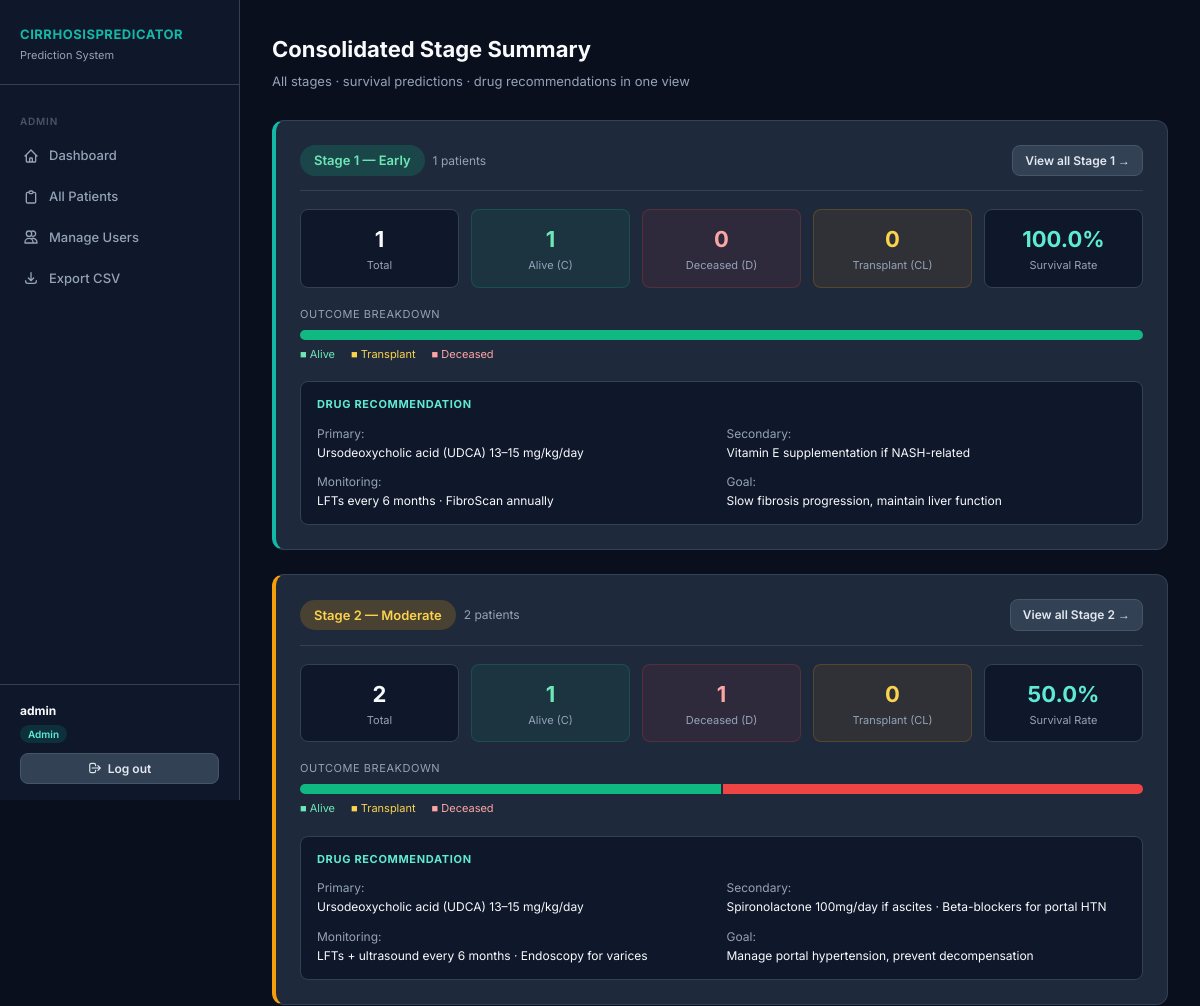
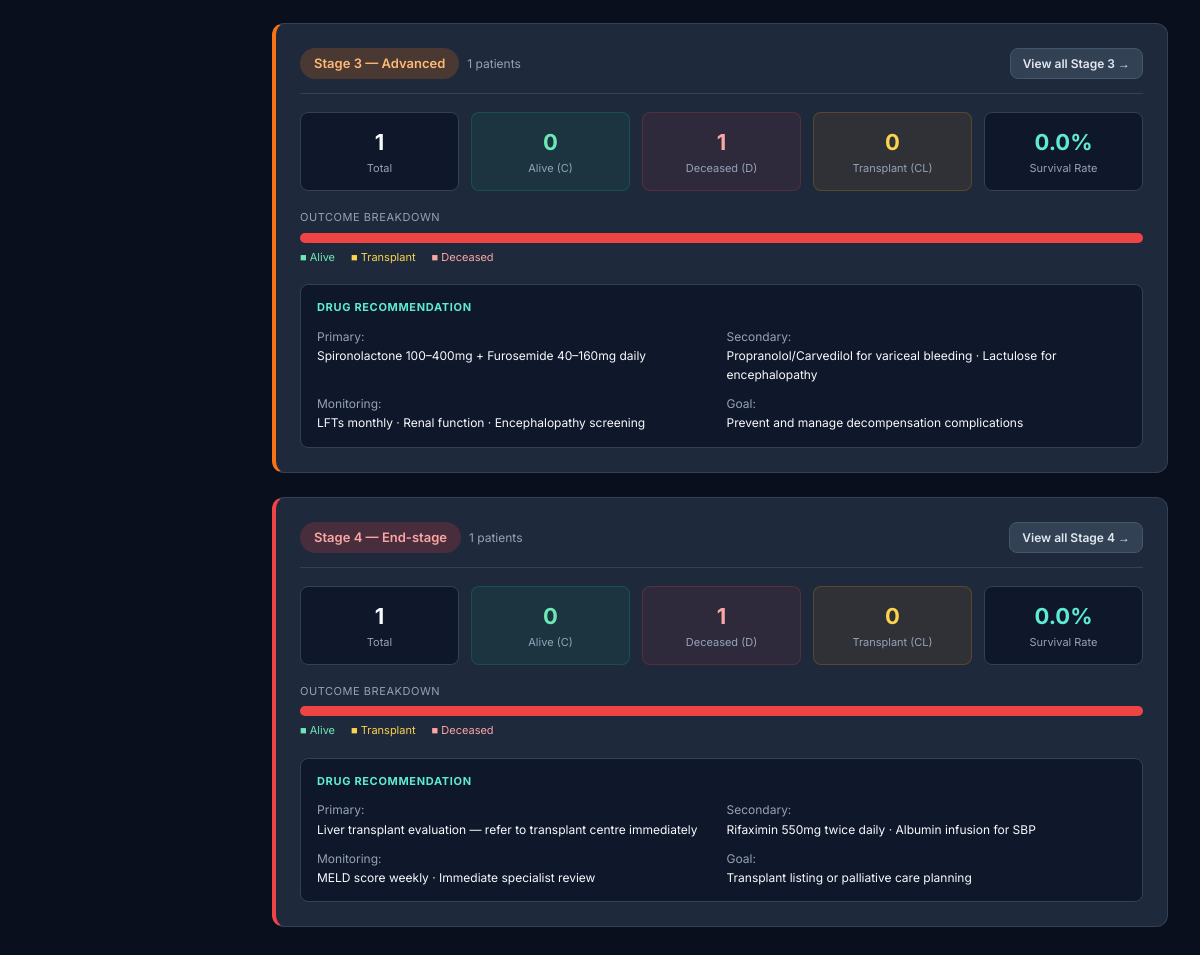
The page /medic/summary (signed in) on the database its author committed (2 pictures, top to bottom).
### app/models.py (models this page shows, shortened)
class User(UserMixin, db.Model):
    __tablename__ = 'users'
    id         = db.Column(db.Integer,  primary_key=True)
    username   = db.Column(db.String(80),  unique=True, nullable=False)
    password   = db.Column(db.String(200), nullable=False)
    role       = db.Column(db.String(20),  nullable=False)   # admin | lab | medic
    created_at = db.Column(db.DateTime,    default=datetime.utcnow)
    is_active  = db.Column(db.Boolean,     default=True)

class Prediction(db.Model):
    __tablename__ = 'predictions'
    id                = db.Column(db.Integer, primary_key=True)
    patient_id        = db.Column(db.Integer, db.ForeignKey('patients.id'), nullable=False)
    reviewed_by       = db.Column(db.String(80), nullable=True)
    predicted_status  = db.Column(db.String(5))
    predicted_outcome = db.Column(db.String(50))
    prob_alive        = db.Column(db.Float)
    prob_transplant   = db.Column(db.Float)
    prob_deceased     = db.Column(db.Float)
    confidence        = db.Column(db.Float)
    confidence_flag   = db.Column(db.String(10))
    primary_drug      = db.Column(db.Text)
    secondary_drug    = db.Column(db.Text)
    monitoring        = db.Column(db.Text)
    treatment_goal    = db.Column(db.Text)
    clinical_note     = db.Column(db.Text)
    predicted_at      = db.Column(db.DateTime, default=datetime.utcnow)

### app/routes/medic.py (the view)
@medic.route('/summary')
@login_required
@medic_required
def summary():
    stage_data = []
    for s in [1, 2, 3, 4]:
        label, color = STAGE_LABELS[s]
        drug_rec     = DRUG_RECS[s]
        patients_qs  = (Patient.query.join(Prediction)
                        .filter(Patient.stage == s)
                        .order_by(Patient.submitted_at.desc()).all())
        total_s  = len(patients_qs)
        alive_s  = sum(1 for p in patients_qs if p.prediction and p.prediction.predicted_status == 'C')
        dead_s   = sum(1 for p in patients_qs if p.prediction and p.prediction.predicted_status == 'D')
        trans_s  = sum(1 for p in patients_qs if p.prediction and p.prediction.predicted_status == 'CL')
        review_s = sum(1 for p in patients_qs if p.prediction and p.prediction.confidence_flag == 'REVIEW')
        avg_conf = (sum(p.prediction.confidence for p in patients_qs if p.prediction) / total_s
                    if total_s > 0 else 0)
        stage_data.append({
            'stage': s, 'label': label, 'color': color,
            'drug_rec': drug_rec,
            'total': total_s, 'alive': alive_s,
            'deceased': dead_s, 'transplant': trans_s,
            'reviews': review_s,
            'avg_conf': round(avg_conf * 100, 1),
            'survival_rate': round(alive_s / total_s * 100, 1) if total_s > 0 else 0,
        })
    return render_template('medic/summary.html', stage_data=stage_data)

### app/models.py (called while the page is built)
@login_manager.user_loader
def load_user(user_id):
    return User.query.get(int(user_id))

### app/routes/medic.py (called while the page is built)
def medic_required(f):
    @wraps(f)
    def decorated(*args, **kwargs):
        if not current_user.is_authenticated or current_user.role not in ['medic', 'admin']:
            flash('Medic access required.', 'danger')
            return redirect(url_for('auth.login'))
        return f(*args, **kwargs)
    return decorated

### app/templates/medic/summary.html (shortened to what this page needs)
{% extends "base.html" %}
{% block content %}
<div class="page-header">
  <h2>Consolidated Stage Summary</h2>
  <p>All stages · survival predictions · drug recommendations in one view</p>
</div>
{% for s in stage_data %}
<div class="card" style="border-left: 4px solid var(--{% if s.color == 'success' %}teal-400{% elif s.color == 'warning' %}yellow{% elif s.color == 'orange' %}orange{% else %}red{% endif %})">
  <div class="card-header">
    <div class="flex items-center gap-8">
      <span class="badge stage-{{ s.stage }}" style="font-size:13px;padding:5px 14px">
        Stage {{ s.stage }} — {{ s.label }}
      </span>
      <span class="text-muted" style="font-size:12px">{{ s.total }} patients</span>
    </div>
    <a href="{{ url_for('medic.stage_view', stage_num=s.stage) }}" class="btn btn-secondary btn-sm">
      View all Stage {{ s.stage }} →
    </a>
  </div>
  <div style="display:grid;grid-template-columns:repeat(5,1fr);gap:12px;margin-bottom:18px">
    <div style="text-align:center;padding:12px;background:var(--navy-800);border-radius:8px;border:1px solid var(--navy-600)">
      <div style="font-size:22px;font-weight:700">{{ s.total }}</div>
      <div style="font-size:11px;color:var(--gray-400)">Total</div>
    </div>
    <div style="text-align:center;padding:12px;background:rgba(16,185,129,.08);border-radius:8px;border:1px solid rgba(16,185,129,.2)">
      <div style="font-size:22px;font-weight:700;color:#6ee7b7">{{ s.alive }}</div>
      <div style="font-size:11px;color:var(--gray-400)">Alive (C)</div>
    </div>
    <div style="text-align:center;padding:12px;background:rgba(239,68,68,.08);border-radius:8px;border:1px solid rgba(239,68,68,.2)">
      <div style="font-size:22px;font-weight:700;color:#fca5a5">{{ s.deceased }}</div>
      <div style="font-size:11px;color:var(--gray-400)">Deceased (D)</div>
    </div>
    <div style="text-align:center;padding:12px;background:rgba(245,158,11,.08);border-radius:8px;border:1px solid rgba(245,158,11,.2)">
      <div style="font-size:22px;font-weight:700;color:#fcd34d">{{ s.transplant }}</div>
      <div style="font-size:11px;color:var(--gray-400)">Transplant (CL)</div>
    </div>
    <div style="text-align:center;padding:12px;background:var(--navy-800);border-radius:8px;border:1px solid var(--navy-600)">
      <div style="font-size:22px;font-weight:700;color:var(--teal-300)">{{ s.survival_rate }}%</div>
      <div style="font-size:11px;color:var(--gray-400)">Survival Rate</div>
    </div>
  </div>
  {% if s.total > 0 %}
  <div style="margin-bottom:18px">
    <div style="font-size:11px;color:var(--gray-400);margin-bottom:6px;text-transform:uppercase;letter-spacing:.05em">Outcome breakdown</div>
    <div style="display:flex;height:10px;border-radius:5px;overflow:hidden;gap:2px">
      {% if s.alive > 0 %}
      <div style="flex:{{ s.alive }};background:#10b981" title="Alive: {{ s.alive }}"></div>
      {% endif %}
      {% if s.deceased > 0 %}
      <div style="flex:{{ s.deceased }};background:#ef4444" title="Deceased: {{ s.deceased }}"></div>
      {% endif %}
    </div>
    <div style="display:flex;gap:16px;margin-top:6px;font-size:11px;color:var(--gray-400)">
      <span style="color:#6ee7b7">■ Alive</span>
      <span style="color:#fcd34d">■ Transplant</span>
      <span style="color:#fca5a5">■ Deceased</span>
    </div>
  </div>
  {% endif %}
  <div style="background:var(--navy-800);border-radius:8px;padding:14px 16px;border:1px solid var(--navy-600)">
    <div style="font-size:11px;font-weight:700;text-transform:uppercase;letter-spacing:.06em;color:var(--teal-300);margin-bottom:10px">
      Drug Recommendation
    </div>
    <div style="display:grid;grid-template-columns:1fr 1fr;gap:10px;font-size:12px">
      <div><span style="color:var(--gray-400)">Primary:</span><br>{{ s.drug_rec.primary }}</div>
      <div><span style="color:var(--gray-400)">Secondary:</span><br>{{ s.drug_rec.secondary }}</div>
      <div><span style="color:var(--gray-400)">Monitoring:</span><br>{{ s.drug_rec.monitoring }}</div>
      <div><span style="color:var(--gray-400)">Goal:</span><br>{{ s.drug_rec.goal }}</div>
    </div>
  </div>
</div>
{% endfor %}
{% endblock %}

### app/templates/base.html (shortened to what this page needs)
<!DOCTYPE html>
<html lang="en">
<head>
  <link rel="stylesheet" href="{{ url_for('static', filename='css/style.css') }}">
</head>
<body>
<div class="layout">
  <aside class="sidebar">
    <div class="sidebar-logo">
      <h1>CirrhosisPredicator</h1>
      <p>Prediction System</p>
    </div>
    <nav class="sidebar-nav">
      {% if current_user.role == 'admin' %}
        <div class="nav-section-label">Admin</div>
        <a href="{{ url_for('admin.admin_dashboard') }}"
           class="nav-link {% if request.endpoint == 'admin.admin_dashboard' %}active{% endif %}">
          <svg fill="none" stroke="currentColor" viewBox="0 0 24 24"><path stroke-linecap="round" stroke-linejoin="round" stroke-width="2" d="M3 12l2-2m0 0l7-7 7 7M5 10v10a1 1 0 001 1h3m10-11l2 2m-2-2v10a1 1 0 01-1 1h-3m-6 0a1 1 0 001-1v-4a1 1 0 011-1h2a1 1 0 011 1v4a1 1 0 001 1m-6 0h6"/></svg>
          Dashboard
        </a>
        <a href="{{ url_for('admin.patients') }}"
           class="nav-link {% if request.endpoint == 'admin.patients' %}active{% endif %}">
          <svg fill="none" stroke="currentColor" viewBox="0 0 24 24"><path stroke-linecap="round" stroke-linejoin="round" stroke-width="2" d="M9 5H7a2 2 0 00-2 2v12a2 2 0 002 2h10a2 2 0 002-2V7a2 2 0 00-2-2h-2M9 5a2 2 0 002 2h2a2 2 0 002-2M9 5a2 2 0 012-2h2a2 2 0 012 2"/></svg>
          All Patients
        </a>
        <a href="{{ url_for('admin.users') }}"
           class="nav-link {% if request.endpoint in ['admin.users','admin.add_user'] %}active{% endif %}">
          <svg fill="none" stroke="currentColor" viewBox="0 0 24 24"><path stroke-linecap="round" stroke-linejoin="round" stroke-width="2" d="M12 4.354a4 4 0 110 5.292M15 21H3v-1a6 6 0 0112 0v1zm0 0h6v-1a6 6 0 00-9-5.197M13 7a4 4 0 11-8 0 4 4 0 018 0z"/></svg>
          Manage Users
        </a>
        <a href="{{ url_for('admin.export_csv') }}" class="nav-link">
          <svg fill="none" stroke="currentColor" viewBox="0 0 24 24"><path stroke-linecap="round" stroke-linejoin="round" stroke-width="2" d="M4 16v1a3 3 0 003 3h10a3 3 0 003-3v-1m-4-4l-4 4m0 0l-4-4m4 4V4"/></svg>
          Export CSV
        </a>
      {% endif %}
    </nav>
    <div class="sidebar-footer">
      <div class="sidebar-user">
        <strong>{{ current_user.username }}</strong>
        <span class="role-badge">{{ current_user.role | capitalize }}</span>
      </div>
      <a href="{{ url_for('auth.logout') }}" class="btn btn-secondary btn-sm" style="width:100%;justify-content:center;">
        <svg fill="none" stroke="currentColor" viewBox="0 0 24 24" style="width:14px;height:14px"><path stroke-linecap="round" stroke-linejoin="round" stroke-width="2" d="M17 16l4-4m0 0l-4-4m4 4H7m6 4v1a3 3 0 01-3 3H6a3 3 0 01-3-3V7a3 3 0 013-3h4a3 3 0 013 3v1"/></svg>
        Log out
      </a>
    </div>
  </aside>
  <main class="main-content">
    {% block content %}{% endblock %}
  </main>
</div>
</body>
</html>

### app/static/css/style.css (style rules this page uses)
:root { --navy-900: #0a0f1e; --navy-800: #0f172a; --navy-700: #1e293b; --navy-600: #334155; --navy-500: #475569; --teal-500: #0d9488; --teal-400: #14b8a6; --teal-300: #5eead4; --teal-100: #ccfbf1; --white: #f8fafc; --gray-100: #f1f5f9; --gray-200: #e2e8f0; --gray-400: #94a3b8; --green: #10b981; --yellow: #f59e0b; --orange: #f97316; --red: #ef4444; --sidebar-w: 240px; }
*, *::before, *::after { box-sizing: border-box; margin: 0; padding: 0; }
html, body { height: 100%; }
body { font-family: 'Inter', 'IBM Plex Sans', system-ui, sans-serif; background: var(--navy-900); color: var(--white); font-size: 14px; line-height: 1.6; }
.layout { display: flex; min-height: 100vh; }
.main-content { flex: 1; margin-left: var(--sidebar-w); padding: 32px; overflow-y: auto; }
.sidebar { width: var(--sidebar-w); background: var(--navy-800); border-right: 1px solid var(--navy-600); position: fixed; top: 0; left: 0; height: 100vh; display: flex; flex-direction: column; z-index: 100; }
.sidebar-logo { padding: 24px 20px 20px; border-bottom: 1px solid var(--navy-600); }
.sidebar-logo h1 { font-size: 13px; font-weight: 700; color: var(--teal-400); letter-spacing: .04em; text-transform: uppercase; }
.sidebar-logo p { font-size: 11px; color: var(--gray-400); margin-top: 2px; }
.sidebar-nav { flex: 1; padding: 16px 0; overflow-y: auto; }
.nav-section-label { font-size: 10px; font-weight: 600; letter-spacing: .08em; text-transform: uppercase; color: var(--navy-500); padding: 12px 20px 6px; }
.nav-link { display: flex; align-items: center; gap: 10px; padding: 10px 20px; color: var(--gray-400); text-decoration: none; font-size: 13px; font-weight: 500; border-left: 3px solid transparent; transition: all .15s; }
.nav-link svg { width: 16px; height: 16px; flex-shrink: 0; }
.sidebar-footer { padding: 16px 20px; border-top: 1px solid var(--navy-600); }
.sidebar-user { font-size: 12px; color: var(--gray-400); margin-bottom: 10px; }
.sidebar-user strong { color: var(--white); display: block; }
.sidebar-user .role-badge { display: inline-block; font-size: 10px; font-weight: 600; padding: 1px 8px; border-radius: 20px; margin-top: 4px; background: rgba(13,148,136,.2); color: var(--teal-300); }
.page-header { margin-bottom: 28px; }
.page-header h2 { font-size: 22px; font-weight: 700; color: var(--white); }
.page-header p { font-size: 13px; color: var(--gray-400); margin-top: 4px; }
.card { background: var(--navy-700); border: 1px solid var(--navy-600); border-radius: 12px; padding: 24px; margin-bottom: 24px; }
.card-header { display: flex; justify-content: space-between; align-items: center; margin-bottom: 18px; padding-bottom: 14px; border-bottom: 1px solid var(--navy-600); }
.badge { display: inline-block; font-size: 11px; font-weight: 600; padding: 3px 10px; border-radius: 20px; }
.stage-1 { background: rgba(16,185,129,.2); color: #6ee7b7; }
.stage-2 { background: rgba(245,158,11,.2); color: #fcd34d; }
.stage-3 { background: rgba(249,115,22,.2); color: #fdba74; }
.stage-4 { background: rgba(239,68,68,.2); color: #fca5a5; }
.btn { display: inline-flex; align-items: center; gap: 6px; padding: 9px 18px; border-radius: 8px; font-size: 13px; font-weight: 600; cursor: pointer; border: none; text-decoration: none; transition: all .15s; }
.btn-secondary { background: var(--navy-600); color: var(--gray-200); border: 1px solid var(--navy-500); }
.btn-sm { padding: 5px 12px; font-size: 12px; }
.btn svg { width: 15px; height: 15px; }
.text-muted { color: var(--gray-400); }
.flex { display: flex; }
.items-center { align-items: center; }
.gap-8 { gap: 8px; }

### rows shown on the page
User: username "admin", role "Admin"
Prediction: stage "1", label "Early", total "1", alive "1", deceased "0", transplant "0", survival_rate "100.0", drug_rec.primary "Ursodeoxycholic acid (UDCA) 13–15 mg/kg/day", drug_rec.secondary "Vitamin E supplementation if NASH-related", drug_rec.monitoring "LFTs every 6 months · FibroScan annually", drug_rec.goal "Slow fibrosis progression, maintain liver function"
Prediction: stage "2", label "Moderate", total "2", alive "1", deceased "1", transplant "0", survival_rate "50.0", drug_rec.primary "Ursodeoxycholic acid (UDCA) 13–15 mg/kg/day", drug_rec.secondary "Spironolactone 100mg/day if ascites · Beta-blockers for portal HTN", drug_rec.monitoring "LFTs + ultrasound every 6 months · Endoscopy for varices", drug_rec.goal "Manage portal hypertension, prevent decompensation"
Prediction: stage "3", label "Advanced", total "1", alive "0", deceased "1", transplant "0", survival_rate "0.0", drug_rec.primary "Spironolactone 100–400mg + Furosemide 40–160mg daily", drug_rec.secondary "Propranolol/Carvedilol for variceal bleeding · Lactulose for encephalopathy", drug_rec.monitoring "LFTs monthly · Renal function · Encephalopathy screening", drug_rec.goal "Prevent and manage decompensation complications"
Prediction: stage "4", label "End-stage", total "1", alive "0", deceased "1", transplant "0", survival_rate "0.0", drug_rec.primary "Liver transplant evaluation — refer to transplant centre immediately", drug_rec.secondary "Rifaximin 550mg twice daily · Albumin infusion for SBP", drug_rec.monitoring "MELD score weekly · Immediate specialist review", drug_rec.goal "Transplant listing or palliative care planning"
